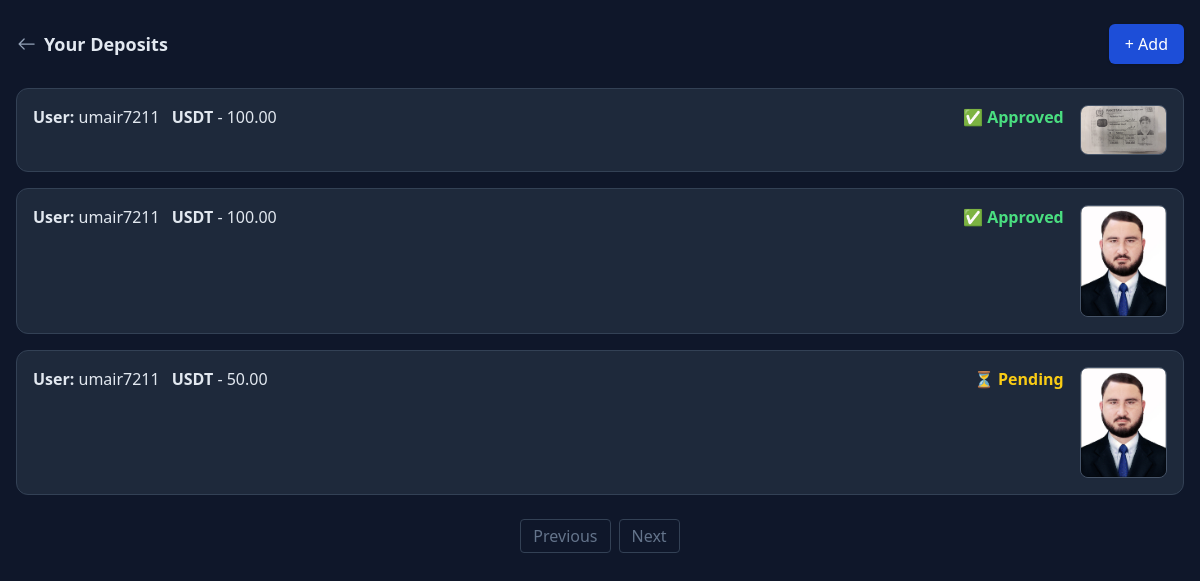
The app's page /deposit/list/ (signed in) with its own data.
### powerdigital_app/models.py (models this page shows, shortened)
class Deposit(models.Model):
    user = models.ForeignKey(User, on_delete=models.CASCADE, related_name='deposits')
    currency = models.CharField(max_length=10, choices=[
        ('USDT', 'USDT'),
        ('BTC', 'BTC'),
        ('ETH', 'ETH'),
        ('TRX', 'TRX'),
        ('ETC', 'ETC'),
        ('BNB', 'BNB'),
        ('DOGE', 'DOGE'),
        ('DOT', 'DOT'),
        ('APT', 'APT'),
        ('TON', 'TON'),
        ('ICP', 'ICP'),
        ('SHIB', 'SHIB'),
        ('ITC', 'ITC'),
        ('HT', 'HT'),
    ])
    amount = models.DecimalField(max_digits=20, decimal_places=2)
    payment_proof = models.ImageField(upload_to='deposits/')
    is_approved = models.BooleanField(default=False)
    created_at = models.DateTimeField(auto_now_add=True)

### powerdigital_app/views.py (the view)
# urls.py: path('deposit/list/', views.deposit_list_view, name='deposit_list'),
def deposit_list_view(request):
    deposits = Deposit.objects.filter(user=request.user).order_by('-created_at')
    return render(request, 'index/deposit_list.html', {'deposits': deposits})

### powerdigital_app/templates/index/deposit_list.html (shortened to what this page needs)
<!DOCTYPE html>
<html lang="en" class="dark">
  <head>
    <script src="https://cdn.tailwindcss.com"></script>
  </head>
  <body class="bg-slate-900 text-slate-200 font-sans">
    <div class="max-w-7xl mx-auto px-4 py-6">
      <div class="flex flex-col sm:flex-row justify-between items-center mb-6">
        <div class="flex items-center gap-2 mb-4 sm:mb-0">
          <a href="javascript:history.back()" class="text-slate-400 hover:text-white">
            <svg xmlns="http://www.w3.org/2000/svg" class="w-5 h-5" fill="currentColor" viewBox="0 0 16 16">
              <path fill-rule="evenodd" d="M15 8a.5.5 0 0 1-.5.5H3.707l3.147 3.146a.5.5 0 1 1-.708.708l-4-4a.5.5 0 0 1 0-.708l4-4a.5.5 0 1 1 .708.708L3.707 7.5H14.5A.5.5 0 0 1 15 8z"/>
            </svg>
          </a>
          <h2 class="text-lg font-semibold">Your Deposits</h2>
        </div>
        <a href="{% url 'deposit_create' %}" class="bg-blue-700 hover:bg-blue-800 text-white py-2 px-4 rounded-md shadow">
          + Add
        </a>
      </div>
      {% for deposit in deposits %}
      <div class="bg-slate-800 border border-slate-700 rounded-xl p-4 mb-4 hover:bg-slate-700 transition">
        <div class="flex flex-col sm:flex-row justify-between items-start gap-4">
          <div class="flex flex-col sm:flex-row flex-wrap items-start sm:items-center gap-3 w-full">
            <span><strong>User:</strong> {{ deposit.user.username }}</span>
            <span><strong>{{ deposit.currency }}</strong> - {{ deposit.amount }}</span>
            {% if deposit.is_approved %}
            <span class="text-green-400 font-semibold ml-auto">✅ Approved</span>
            {% else %}
            <span class="text-yellow-400 font-semibold ml-auto">⏳ Pending</span>
            {% endif %}
          </div>
          <div class="mt-2 sm:mt-0">
            <img
              src="{{ deposit.payment_proof.url }}"
              alt="Proof"
              class="w-24 h-auto rounded-lg border border-slate-600 cursor-pointer hover:scale-105 transition-transform"
              data-modal-target="proofModal"
              data-img="{{ deposit.payment_proof.url }}"
            />
          </div>
        </div>
      </div>
      {% empty %}
      <p class="text-center text-slate-500">No deposits found.</p>
      {% endfor %}
      <div class="mt-6 flex justify-center space-x-2">
        {% if deposits.has_previous %}
        <a href="?search={{ search_query }}&page={{ deposits.previous_page_number }}" class="px-3 py-1 rounded border border-slate-700 bg-slate-800 hover:bg-slate-700 text-slate-200">Previous</a>
        {% else %}
        <span class="px-3 py-1 rounded border border-slate-700 bg-slate-900 text-slate-500 cursor-not-allowed">Previous</span>
        {% endif %}
        {% if deposits.has_next %}
        <a href="?search={{ search_query }}&page={{ deposits.next_page_number }}" class="px-3 py-1 rounded border border-slate-700 bg-slate-800 hover:bg-slate-700 text-slate-200">Next</a>
        {% else %}
        <span class="px-3 py-1 rounded border border-slate-700 bg-slate-900 text-slate-500 cursor-not-allowed">Next</span>
        {% endif %}
      </div>
    </div>

### records on screen
Deposit: user.username "umair7211", currency "USDT", amount "100.00", is_approved "✅ Approved", payment_proof (picture)
Deposit: user.username "umair7211", currency "USDT", amount "100.00", is_approved "✅ Approved", payment_proof (picture)
Deposit: user.username "umair7211", currency "USDT", amount "50.00", is_approved "⏳ Pending", payment_proof (picture)
